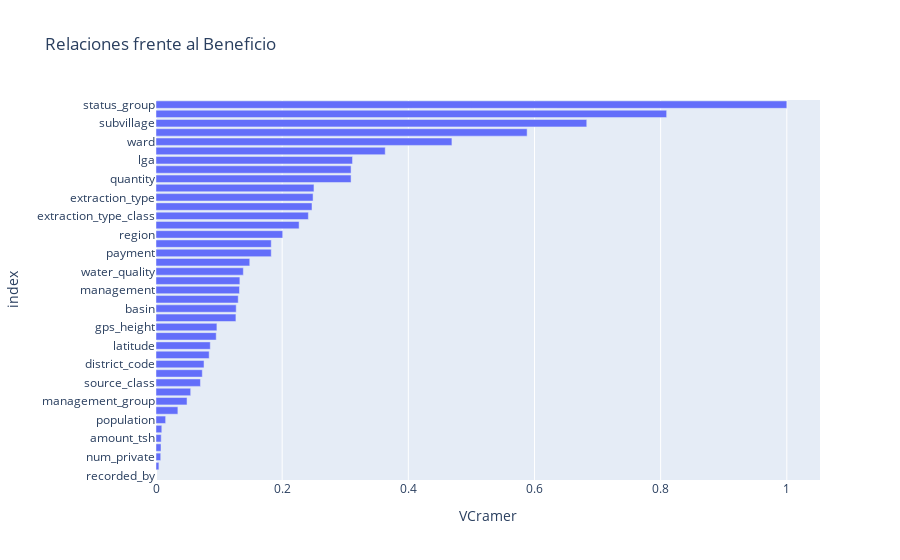

Notebook source saved alongside this figure:
### Code cell
df["random"] = np.random.uniform(0,1, size=df.shape[0])
df["random2"] = np.random.uniform(0,1, size=df.shape[0])
a_sacar = ["date_recorded","funder"]
tablaCramer = pd.DataFrame(df.drop(a_sacar,axis=1).apply(lambda x: jd.cramers_v(x, df.status_group)),columns=['VCramer'])

px.bar(tablaCramer,x=tablaCramer.VCramer,title='Relaciones frente al Beneficio').update_yaxes(categoryorder="total ascending")

### Figure 1 — Plotly figure (JSON) as saved in the notebook; plotly's stock layout.template omitted (floating-point values rounded to 4 significant figures)
{"data": [{"alignmentgroup": "True", "hovertemplate": "VCramer=%{x}<br>index=%{y}<extra></extra>", "legendgroup": "", "marker": {"color": "#636efa", "pattern": {"shape": ""}}, "name": "", "offsetgroup": "", "orientation": "h", "showlegend": false, "textposition": "auto", "type": "bar", "x": [0.009194, 0.008245, 0.09656, 0.3634, 0.09549, 0.08603, 0.8095, 0.007482, 0.1272, 0.6829, 0.2009, 0.0843, 0.07612, 0.3115, 0.4691, 0.01528, 0.07342, null, 0.1304, 0.5883, 0.03469, 0.05499, 0.249, 0.2473, 0.2415, 0.1324, 0.04921, 0.1827, 0.1827, 0.1385, 0.133, 0.3092, 0.3092, 0.1486, 0.1267, 0.07049, 0.2504, 0.2269, 1, 0.007967, 0.00459], "xaxis": "x", "y": ["id", "amount_tsh", "gps_height", "installer", "longitude", "latitude", "wpt_name", "num_private", "basin", "subvillage", "region", "region_code", "district_code", "lga", "ward", "population", "public_meeting", "recorded_by", "scheme_management", "scheme_name", "permit", "construction_year", "extraction_type", "extraction_type_group", "extraction_type_class", "management", "management_group", "payment", "payment_type", "water_quality", "quality_group", "quantity", "quantity_group", "source", "source_type", "source_class", "waterpoint_type", "waterpoint_type_group", "status_group", "random", "random2"], "yaxis": "y"}], "layout": {"barmode": "relative", "legend": {"tracegroupgap": 0}, "title": {"text": "Relaciones frente al Beneficio"}, "xaxis": {"anchor": "y", "domain": [0, 1], "title": {"text": "VCramer"}}, "yaxis": {"anchor": "x", "categoryorder": "total ascending", "domain": [0, 1], "title": {"text": "index"}}}}
